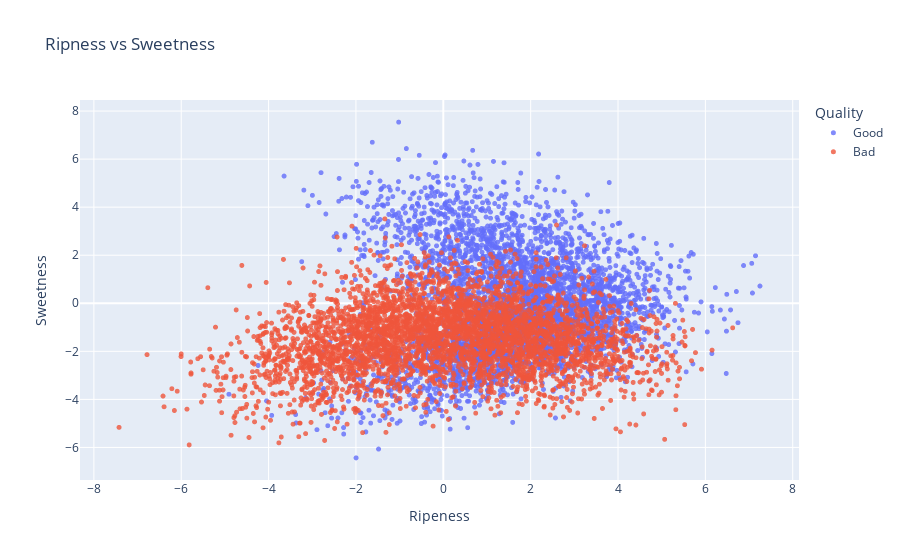

Notebook cell for this chart:
### Code cell
fig = px.scatter(df,
                  x = "Ripeness",
                  y = 'Sweetness',
                  color='Quality',
                  opacity=0.8,
                  hover_data=['Softness'],
                  title = 'Ripness vs Sweetness')
fig.update_traces(marker_size=5)
fig.show()

### Figure 1 — Plotly figure (JSON) as saved in the notebook; plotly's stock layout.template omitted (floating-point values rounded to 4 significant figures; data arrays with more than 128 entries replaced by an {"elided": "..."} marker saying what was removed)
{"data": [{"customdata": {"elided": "4006x1 float values"}, "hovertemplate": "Quality=Good<br>Ripeness=%{x}<br>Sweetness=%{y}<br>Softness=%{customdata[0]}<extra></extra>", "legendgroup": "Good", "marker": {"color": "#636efa", "opacity": 0.8, "size": 5, "symbol": "circle"}, "mode": "markers", "name": "Good", "showlegend": true, "type": "scattergl", "x": {"elided": "4006 float values"}, "xaxis": "x", "y": {"elided": "4006 float values"}, "yaxis": "y"}, {"customdata": {"elided": "3994x1 float values"}, "hovertemplate": "Quality=Bad<br>Ripeness=%{x}<br>Sweetness=%{y}<br>Softness=%{customdata[0]}<extra></extra>", "legendgroup": "Bad", "marker": {"color": "#EF553B", "opacity": 0.8, "size": 5, "symbol": "circle"}, "mode": "markers", "name": "Bad", "showlegend": true, "type": "scattergl", "x": {"elided": "3994 float values"}, "xaxis": "x", "y": {"elided": "3994 float values"}, "yaxis": "y"}], "layout": {"legend": {"title": {"text": "Quality"}, "tracegroupgap": 0}, "title": {"text": "Ripness vs Sweetness"}, "xaxis": {"anchor": "y", "domain": [0, 1], "title": {"text": "Ripeness"}}, "yaxis": {"anchor": "x", "domain": [0, 1], "title": {"text": "Sweetness"}}}}
